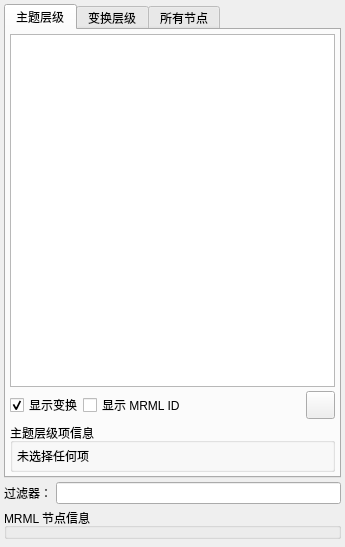
<ui version="4.0">
 <class>qSlicerDataModuleWidget</class>
 <widget class="qSlicerWidget" name="qSlicerDataModuleWidget">
  <property name="geometry">
   <rect>
    <x>0</x>
    <y>0</y>
    <width>345</width>
    <height>547</height>
   </rect>
  </property>
  <property name="windowTitle">
   <string>数据</string>
  </property>
  <property name="windowIcon">
   <iconset resource="../qSlicerDataModule.qrc">
    <normaloff>:/Icons/Data.png</normaloff>:/Icons/Data.png</iconset>
  </property>
  <layout class="QGridLayout" name="gridLayout_5">
   <property name="leftMargin">
    <number>4</number>
   </property>
   <property name="topMargin">
    <number>4</number>
   </property>
   <property name="rightMargin">
    <number>4</number>
   </property>
   <property name="bottomMargin">
    <number>4</number>
   </property>
   <property name="spacing">
    <number>4</number>
   </property>
   <item row="1" column="0">
    <layout class="QHBoxLayout" name="horizontalLayout_4">
     <item>
      <widget class="QLabel" name="FilterLabel">
       <property name="text">
        <string>过滤器：</string>
       </property>
      </widget>
     </item>
     <item>
      <widget class="QLineEdit" name="FilterLineEdit">
       <property name="toolTip">
        <string>一个区分大小写的字符串，用于过滤节点，使用所有列（即使是隐藏的）</string>
       </property>
      </widget>
     </item>
    </layout>
   </item>
   <item row="3" column="0">
    <widget class="ctkDynamicSpacer" name="DynamicSpacer">
     <property name="activeSizePolicy">
      <sizepolicy hsizetype="MinimumExpanding" vsizetype="Ignored">
       <horstretch>0</horstretch>
       <verstretch>0</verstretch>
      </sizepolicy>
     </property>
     <property name="inactiveSizePolicy">
      <sizepolicy hsizetype="MinimumExpanding" vsizetype="MinimumExpanding">
       <horstretch>0</horstretch>
       <verstretch>0</verstretch>
      </sizepolicy>
     </property>
     <property name="active">
      <bool>true</bool>
     </property>
    </widget>
   </item>
   <item row="0" column="0">
    <widget class="QTabWidget" name="ViewTabWidget">
     <property name="currentIndex">
      <number>0</number>
     </property>
     <widget class="QWidget" name="tabSubject">
      <attribute name="title">
       <string>主题层级</string>
      </attribute>
      <layout class="QGridLayout" name="gridLayout_4">
       <property name="leftMargin">
        <number>4</number>
       </property>
       <property name="topMargin">
        <number>4</number>
       </property>
       <property name="rightMargin">
        <number>4</number>
       </property>
       <property name="bottomMargin">
        <number>4</number>
       </property>
       <property name="spacing">
        <number>4</number>
       </property>
       <item row="1" column="0">
        <layout class="QHBoxLayout" name="horizontalLayout">
         <property name="spacing">
          <number>0</number>
         </property>
         <item>
          <widget class="QCheckBox" name="SubjectHierarchyDisplayTransformsCheckBox">
           <property name="text">
            <string>显示变换</string>
           </property>
           <property name="checked">
            <bool>true</bool>
           </property>
          </widget>
         </item>
         <item>
          <widget class="QCheckBox" name="SubjectHierarchyDisplayDataNodeIDsCheckBox">
           <property name="text">
            <string>显示 MRML ID</string>
           </property>
          </widget>
         </item>
         <item>
          <spacer name="horizontalSpacer">
           <property name="orientation">
            <enum>Qt::Horizontal</enum>
           </property>
           <property name="sizeHint" stdset="0">
            <size>
             <width>40</width>
             <height>20</height>
            </size>
           </property>
          </spacer>
         </item>
         <item>
          <widget class="QToolButton" name="HelpButton">
           <property name="styleSheet">
            <string notr="true">提取中心线</string>
           </property>
           <property name="text">
            <string />
           </property>
           <property name="icon">
            <iconset resource="../../../SubjectHierarchy/Resources/qSlicerSubjectHierarchyModule.qrc">
             <normaloff>:/Icons/Help.png</normaloff>:/Icons/Help.png</iconset>
           </property>
           <property name="iconSize">
            <size>
             <width>21</width>
             <height>21</height>
            </size>
           </property>
           <property name="toolButtonStyle">
            <enum>Qt::ToolButtonFollowStyle</enum>
           </property>
          </widget>
         </item>
        </layout>
       </item>
       <item row="0" column="0">
        <widget class="qMRMLSubjectHierarchyTreeView" name="SubjectHierarchyTreeView">
         <property name="dragDropMode">
          <enum>QAbstractItemView::InternalMove</enum>
         </property>
         <property name="selectionMode">
          <enum>QAbstractItemView::ExtendedSelection</enum>
         </property>
         <property name="indentation">
          <number>12</number>
         </property>
         <property name="showRootItem">
          <bool>true</bool>
         </property>
        </widget>
       </item>
       <item row="2" column="0">
        <widget class="ctkCollapsibleGroupBox" name="SubjectHierarchyItemInfoGroupBox">
         <property name="title">
          <string>主题层级项信息</string>
         </property>
         <property name="collapsed">
          <bool>true</bool>
         </property>
         <layout class="QHBoxLayout" name="horizontalLayout_2">
          <property name="spacing">
           <number>4</number>
          </property>
          <property name="leftMargin">
           <number>4</number>
          </property>
          <property name="topMargin">
           <number>4</number>
          </property>
          <property name="rightMargin">
           <number>4</number>
          </property>
          <property name="bottomMargin">
           <number>4</number>
          </property>
          <item>
           <widget class="QLabel" name="SubjectHierarchyItemInfoLabel">
            <property name="text">
             <string>未选择任何项</string>
            </property>
            <property name="wordWrap">
             <bool>true</bool>
            </property>
           </widget>
          </item>
         </layout>
        </widget>
       </item>
      </layout>
     </widget>
     <widget class="QWidget" name="tabTransform">
      <attribute name="title">
       <string>变换层级</string>
      </attribute>
      <layout class="QGridLayout" name="gridLayout_6">
       <property name="leftMargin">
        <number>4</number>
       </property>
       <property name="topMargin">
        <number>4</number>
       </property>
       <property name="rightMargin">
        <number>4</number>
       </property>
       <property name="bottomMargin">
        <number>4</number>
       </property>
       <property name="spacing">
        <number>4</number>
       </property>
       <item row="1" column="0">
        <layout class="QHBoxLayout" name="horizontalLayout_3">
         <item>
          <widget class="QCheckBox" name="TransformDisplayMRMLIDsCheckBox">
           <property name="text">
            <string>显示 MRML ID</string>
           </property>
          </widget>
         </item>
         <item>
          <widget class="QCheckBox" name="TransformShowHiddenCheckBox">
           <property name="text">
            <string>显示隐藏节点</string>
           </property>
          </widget>
         </item>
         <item>
          <spacer name="horizontalSpacer_2">
           <property name="orientation">
            <enum>Qt::Horizontal</enum>
           </property>
           <property name="sizeHint" stdset="0">
            <size>
             <width>40</width>
             <height>20</height>
            </size>
           </property>
          </spacer>
         </item>
        </layout>
       </item>
       <item row="0" column="0">
        <widget class="qMRMLTreeView" name="TransformMRMLTreeView">
         <property name="dragDropMode">
          <enum>QAbstractItemView::InternalMove</enum>
         </property>
         <property name="indentation">
          <number>10</number>
         </property>
         <property name="nodeTypes">
          <stringlist notr="true">
           <string>可变换节点 (vtkMRMLTransformableNode)</string>
          </stringlist>
         </property>
         <property name="minSizeHint">
          <size>
           <width>0</width>
           <height>120</height>
          </size>
         </property>
         <property name="editMenuActionVisible">
          <bool>true</bool>
         </property>
        </widget>
       </item>
      </layout>
     </widget>
     <widget class="QWidget" name="tabAll">
      <attribute name="title">
       <string>所有节点</string>
      </attribute>
      <layout class="QGridLayout" name="gridLayout">
       <property name="leftMargin">
        <number>4</number>
       </property>
       <property name="topMargin">
        <number>4</number>
       </property>
       <property name="rightMargin">
        <number>4</number>
       </property>
       <property name="bottomMargin">
        <number>4</number>
       </property>
       <property name="spacing">
        <number>4</number>
       </property>
       <item row="1" column="0">
        <layout class="QHBoxLayout" name="horizontalLayout_5">
         <item>
          <widget class="QCheckBox" name="AllNodesDisplayMRMLIDsCheckBox">
           <property name="text">
            <string>显示 MRML ID</string>
           </property>
          </widget>
         </item>
         <item>
          <widget class="QCheckBox" name="AllNodesTransformShowHiddenCheckBox">
           <property name="text">
            <string>显示隐藏节点</string>
           </property>
          </widget>
         </item>
         <item>
          <spacer name="horizontalSpacer_3">
           <property name="orientation">
            <enum>Qt::Horizontal</enum>
           </property>
           <property name="sizeHint" stdset="0">
            <size>
             <width>40</width>
             <height>20</height>
            </size>
           </property>
          </spacer>
         </item>
        </layout>
       </item>
       <item row="0" column="0">
        <widget class="qMRMLTreeView" name="AllNodesMRMLTreeView">
         <property name="indentation">
          <number>10</number>
         </property>
         <property name="sceneModelType">
          <string />
         </property>
         <property name="minSizeHint">
          <size>
           <width>0</width>
           <height>120</height>
          </size>
         </property>
         <property name="editMenuActionVisible">
          <bool>true</bool>
         </property>
         <property name="showScene">
          <bool>false</bool>
         </property>
         <property name="showRootNode">
          <bool>true</bool>
         </property>
        </widget>
       </item>
      </layout>
     </widget>
    </widget>
   </item>
   <item row="2" column="0">
    <widget class="ctkCollapsibleGroupBox" name="MRMLNodeInspectorGroupBox">
     <property name="title">
      <string>MRML 节点信息</string>
     </property>
     <property name="collapsed">
      <bool>true</bool>
     </property>
     <layout class="QGridLayout" name="gridLayout_2">
      <property name="leftMargin">
       <number>4</number>
      </property>
      <property name="topMargin">
       <number>4</number>
      </property>
      <property name="rightMargin">
       <number>4</number>
      </property>
      <property name="bottomMargin">
       <number>4</number>
      </property>
      <property name="spacing">
       <number>4</number>
      </property>
      <item row="0" column="0">
       <widget class="qMRMLNodeAttributeTableWidget" name="MRMLNodeAttributeTableWidget" />
      </item>
     </layout>
    </widget>
   </item>
  </layout>
 </widget>
 <customwidgets>
  <customwidget>
   <class>qMRMLNodeAttributeTableWidget</class>
   <extends>QWidget</extends>
   <header>qMRMLNodeAttributeTableWidget.h</header>
  </customwidget>
  <customwidget>
   <class>qMRMLTreeView</class>
   <extends>QTreeView</extends>
   <header>qMRMLTreeView.h</header>
   <slots>
    <slot>setSceneModel(int)</slot>
   </slots>
  </customwidget>
  <customwidget>
   <class>qSlicerWidget</class>
   <extends>QWidget</extends>
   <header>qSlicerWidget.h</header>
   <container>1</container>
  </customwidget>
  <customwidget>
   <class>qMRMLSubjectHierarchyTreeView</class>
   <extends>QTreeView</extends>
   <header>qMRMLSubjectHierarchyTreeView.h</header>
  </customwidget>
  <customwidget>
   <class>ctkCollapsibleGroupBox</class>
   <extends>QGroupBox</extends>
   <header>ctkCollapsibleGroupBox.h</header>
   <container>1</container>
  </customwidget>
  <customwidget>
   <class>ctkDynamicSpacer</class>
   <extends>QWidget</extends>
   <header>ctkDynamicSpacer.h</header>
  </customwidget>
 </customwidgets>
 <resources>
  <include location="../../../SubjectHierarchy/Resources/qSlicerSubjectHierarchyModule.qrc" />
  <include location="../qSlicerDataModule.qrc" />
 </resources>
 <connections>
  <connection>
   <sender>qSlicerDataModuleWidget</sender>
   <signal>mrmlSceneChanged(vtkMRMLScene*)</signal>
   <receiver>TransformMRMLTreeView</receiver>
   <slot>setMRMLScene(vtkMRMLScene*)</slot>
   <hints>
    <hint type="sourcelabel">
     <x>344</x>
     <y>25</y>
    </hint>
    <hint type="destinationlabel">
     <x>314</x>
     <y>127</y>
    </hint>
   </hints>
  </connection>
  <connection>
   <sender>qSlicerDataModuleWidget</sender>
   <signal>mrmlSceneChanged(vtkMRMLScene*)</signal>
   <receiver>SubjectHierarchyTreeView</receiver>
   <slot>setMRMLScene(vtkMRMLScene*)</slot>
   <hints>
    <hint type="sourcelabel">
     <x>104</x>
     <y>2</y>
    </hint>
    <hint type="destinationlabel">
     <x>176</x>
     <y>84</y>
    </hint>
   </hints>
  </connection>
  <connection>
   <sender>qSlicerDataModuleWidget</sender>
   <signal>mrmlSceneChanged(vtkMRMLScene*)</signal>
   <receiver>AllNodesMRMLTreeView</receiver>
   <slot>setMRMLScene(vtkMRMLScene*)</slot>
   <hints>
    <hint type="sourcelabel">
     <x>215</x>
     <y>3</y>
    </hint>
    <hint type="destinationlabel">
     <x>284</x>
     <y>115</y>
    </hint>
   </hints>
  </connection>
 </connections>
</ui>
